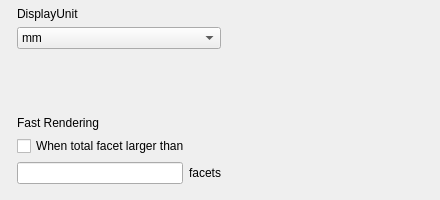
   <widget class="QWidget" name="editor_page">
    <widget class="QFrame" name="frame_10">
     <property name="geometry">
      <rect>
       <x>10</x>
       <y>0</y>
       <width>421</width>
       <height>191</height>
      </rect>
     </property>
     <property name="frameShape">
      <enum>QFrame::NoFrame</enum>
     </property>
     <property name="frameShadow">
      <enum>QFrame::Plain</enum>
     </property>
     <layout class="QGridLayout" name="gridLayout_14">
      <property name="leftMargin">
       <number>7</number>
      </property>
      <property name="topMargin">
       <number>7</number>
      </property>
      <property name="rightMargin">
       <number>7</number>
      </property>
      <property name="bottomMargin">
       <number>7</number>
      </property>
      <item row="0" column="0">
       <widget class="QLabel" name="displayUnitLB">
        <property name="styleSheet">
         <string notr="true">font: 75 9pt &quot;Arial&quot;;</string>
        </property>
        <property name="text">
         <string>DisplayUnit</string>
        </property>
       </widget>
      </item>
      <item row="1" column="0">
       <widget class="QComboBox" name="displayUnitCB">
        <property name="styleSheet">
         <string notr="true">font: 75 9pt &quot;Arial&quot;;</string>
        </property>
        <item>
         <property name="text">
          <string>mm</string>
         </property>
        </item>
        <item>
         <property name="text">
          <string>inch</string>
         </property>
        </item>
       </widget>
      </item>
      <item row="4" column="0">
       <widget class="QCheckBox" name="totalFacetCB">
        <property name="font">
         <font>
          <family>Arial</family>
          <pointsize>9</pointsize>
         </font>
        </property>
        <property name="text">
         <string>When total facet larger than</string>
        </property>
       </widget>
      </item>
      <item row="2" column="0">
       <spacer name="verticalSpacer_2">
        <property name="orientation">
         <enum>Qt::Vertical</enum>
        </property>
        <property name="sizeHint" stdset="0">
         <size>
          <width>20</width>
          <height>40</height>
         </size>
        </property>
       </spacer>
      </item>
      <item row="3" column="0">
       <widget class="QLabel" name="fastRenderingLB">
        <property name="styleSheet">
         <string notr="true">font: 75 9pt &quot;Arial&quot;;</string>
        </property>
        <property name="text">
         <string>Fast Rendering</string>
        </property>
       </widget>
      </item>
      <item row="5" column="0">
       <widget class="QFrame" name="frame_11">
        <property name="frameShape">
         <enum>QFrame::NoFrame</enum>
        </property>
        <property name="frameShadow">
         <enum>QFrame::Plain</enum>
        </property>
        <layout class="QGridLayout" name="gridLayout_15">
         <property name="leftMargin">
          <number>0</number>
         </property>
         <property name="topMargin">
          <number>0</number>
         </property>
         <property name="rightMargin">
          <number>0</number>
         </property>
         <property name="bottomMargin">
          <number>0</number>
         </property>
         <item row="0" column="0">
          <widget class="QLineEdit" name="totalFacetsLE">
           <property name="text">
            <string/>
           </property>
          </widget>
         </item>
         <item row="0" column="1">
          <widget class="QLabel" name="thousandFacetsLB">
           <property name="styleSheet">
            <string notr="true">font: 75 9pt &quot;Arial&quot;;</string>
           </property>
           <property name="text">
            <string>facets</string>
           </property>
          </widget>
         </item>
        </layout>
       </widget>
      </item>
      <item row="1" column="1">
       <spacer name="horizontalSpacer">
        <property name="orientation">
         <enum>Qt::Horizontal</enum>
        </property>
        <property name="sizeHint" stdset="0">
         <size>
          <width>40</width>
          <height>20</height>
         </size>
        </property>
       </spacer>
      </item>
     </layout>
    </widget>
   </widget>
